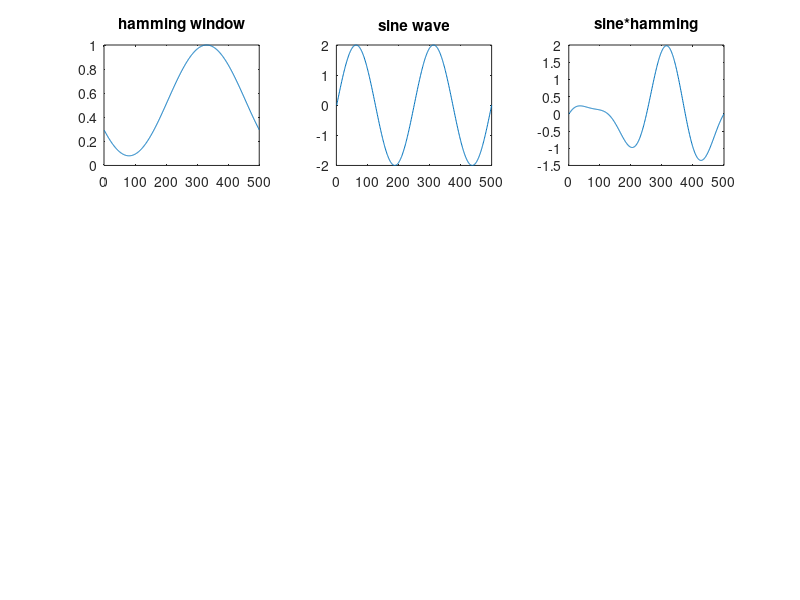

MATLAB code to generate this figure:
y = 0.54 - 0.46 *cos(2*pi*(0:500-1)/500-1);
subplot(3,3,1);
plot(y);
title('hamming window');

t = linspace(0,1,500)';
x = 2*sin(2*pi*1000*t);
subplot(3,3,2);
plot(x);
title('sine wave');

z = x.*y';
subplot(3,3,3);
plot(z);
title('sine*hamming');